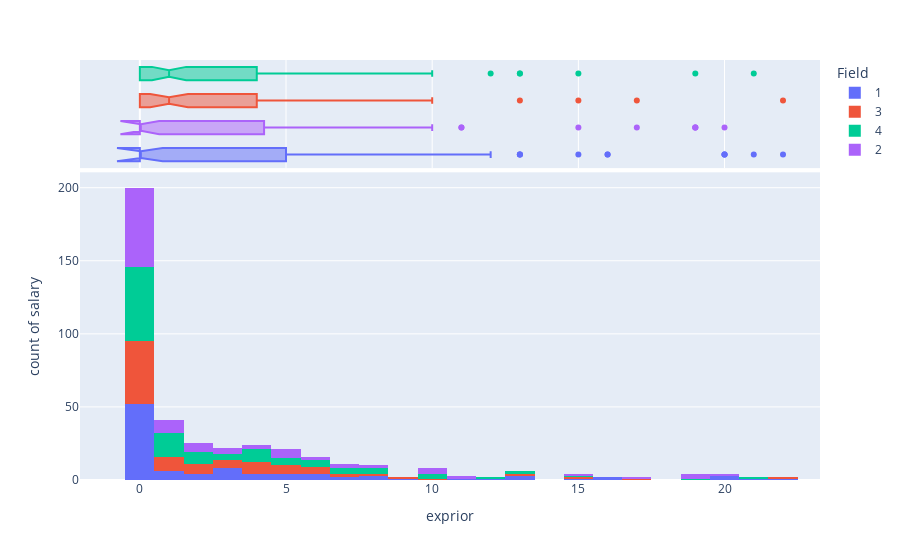

Notebook code cell kept with this figure:
### Code cell
import plotly.express as px
df = px.data.tips()
fig = px.histogram(combined, x="exprior", y="salary", color="Field",
                   marginal="box",
                   hover_data=combined.columns)
fig.show()

### Figure 1 — Plotly figure (JSON) as saved in the notebook; plotly's stock layout.template omitted (floating-point values rounded to 4 significant figures; data arrays with more than 128 entries replaced by an {"elided": "..."} marker saying what was removed)
{"data": [{"alignmentgroup": "True", "bingroup": "x", "hoverlabel": {"namelength": 0}, "hovertemplate": "Field=1<br>exprior=%{x}<br>count of salary=%{y}", "legendgroup": "1", "marker": {"color": "#636efa"}, "name": "1", "offsetgroup": "1", "orientation": "v", "showlegend": true, "type": "histogram", "x": [0, 5, 0, 20, 0, 6, 0, 3, 0, 4, 5, 3, 0, 13, 6, 3, 0, 1, 0, 8, 0, 5, 0, 0, 0, 0, 20, 13, 3, 3, 0, 0, 0, 0, 0, 13, 0, 0, 0, 6, 0, 16, 0, 2, 1, 3, 1, 1, 0, 12, 0, 9, 0, 1, 0, 7, 0, 0, 0, 0, 0, 0, 5, 2, 0, 0, 0, 4, 0, 0, 7, 8, 4, 2, 0, 0, 0, 22, 0, 0, 6, 3, 0, 0, 21, 15, 0, 20, 1, 0, 2, 0, 11, 3, 8, 0, 0, 0, 0, 16, 4], "xaxis": "x", "y": [52773, 62350, 65533, 45000, 63800, 66537, 69976, 54000, 53274, 66166, 64690.0, 48000, 58118, 80760, 61812, 37000, 48065, 66746, 70546, 71573, 75614, 60678, 42563, 55406, 62623, 64770, 96156, 54423, 53103, 36308, 62801, 52627, 55979, 63827, 53665, 52662, 62059, 60006, 91405, 60402, 59432, 68894, 64790.0, 60730.0, 56000, 37000, 71605, 65704, 36869, 73155, 66570, 53543, 60056, 56000, 45047, 54296, 73669, 65852, 50008, 63997, 60423, 55227, 62523, 71812, 59880, 59110, 53376, 68133, 36308, 66032, 37000, 60650.0, 60345, 52740.0, 75353, 63155, 65840.0, 59400.0, 64850.0, 66790.0, 62276, 69709, 47820, 61453, 62160.0, 62059, 64713, 64161, 60717, 61988, 66115, 55411, 60190, 60153, 78660, 69650.0, 64046, 82878, 67062, 36308, 47661], "yaxis": "y"}, {"alignmentgroup": "True", "customdata": {"elided": "101x11 float values"}, "hoverlabel": {"namelength": 0}, "hovertemplate": "Field=%{customdata[8]}<br>exprior=%{customdata[0]}<br>yearsworked=%{customdata[1]}<br>yearsrank=%{customdata[2]}<br>market=%{customdata[3]}<br>degree=%{customdata[4]}<br>otherqual=%{customdata[5]}<br>position=%{customdata[6]}<br>male=%{customdata[7]}<br>yearsabs=%{customdata[9]}<br>salary=%{customdata[10]}", "legendgroup": "1", "marker": {"color": "#636efa"}, "name": "1", "notched": true, "offsetgroup": "1", "showlegend": false, "type": "box", "x": [0, 5, 0, 20, 0, 6, 0, 3, 0, 4, 5, 3, 0, 13, 6, 3, 0, 1, 0, 8, 0, 5, 0, 0, 0, 0, 20, 13, 3, 3, 0, 0, 0, 0, 0, 13, 0, 0, 0, 6, 0, 16, 0, 2, 1, 3, 1, 1, 0, 12, 0, 9, 0, 1, 0, 7, 0, 0, 0, 0, 0, 0, 5, 2, 0, 0, 0, 4, 0, 0, 7, 8, 4, 2, 0, 0, 0, 22, 0, 0, 6, 3, 0, 0, 21, 15, 0, 20, 1, 0, 2, 0, 11, 3, 8, 0, 0, 0, 0, 16, 4], "xaxis": "x2", "yaxis": "y2"}, {"alignmentgroup": "True", "bingroup": "x", "hoverlabel": {"namelength": 0}, "hovertemplate": "Field=3<br>exprior=%{x}<br>count of salary=%{y}", "legendgroup": "3", "marker": {"color": "#EF553B"}, "name": "3", "offsetgroup": "3", "orientation": "v", "showlegend": true, "type": "histogram", "x": [0, 0, 0, 5, 0, 4, 0, 17, 0, 0, 0, 0, 4, 8, 0, 0, 6, 3, 0, 0, 3, 0, 0, 0, 0, 1, 0, 5, 0, 4, 5, 2, 1, 0, 0, 0, 0, 0, 0, 0, 4, 0, 7, 15, 0, 0, 0, 0, 7, 2, 0, 9, 2, 6, 3, 4, 0, 1, 0, 4, 0, 6, 1, 4, 1, 2, 0, 0, 0, 1, 5, 22, 5, 2, 3, 0, 0, 1, 2, 1, 2, 6, 13, 1, 6, 3, 10, 5, 3, 4, 0, 0, 1, 0], "xaxis": "x", "y": [31000, 41121, 47344, 44454, 31000, 44319, 31000, 43695, 44678, 44813, 41073, 45584, 38000, 41106, 39770.0, 45500, 39611, 32000, 39754, 56419, 40000, 63231, 34997, 37910.0, 48078, 35000, 33680, 30001, 48531, 37884, 44463, 33154, 30927, 52894, 43641, 33680, 40000, 46601, 39461, 43921, 40000, 40356, 33680, 73620, 37500, 34731, 37733, 40512, 41563, 63073, 33800, 44204, 39024, 29000, 45763, 40465, 33680, 34914, 30000, 40512, 30662, 41259, 41483, 33680, 33680, 48168, 56433, 39660, 74246, 48099, 53003, 30000, 41425, 45669, 39461, 40356, 46570.0, 73349, 32000, 33703, 48289, 42954, 32000, 41563, 29500, 46810.0, 39777, 52996, 47148, 37615, 33680, 40066, 34000, 38360.0], "yaxis": "y"}, {"alignmentgroup": "True", "customdata": {"elided": "94x11 float values"}, "hoverlabel": {"namelength": 0}, "hovertemplate": "Field=%{customdata[8]}<br>exprior=%{customdata[0]}<br>yearsworked=%{customdata[1]}<br>yearsrank=%{customdata[2]}<br>market=%{customdata[3]}<br>degree=%{customdata[4]}<br>otherqual=%{customdata[5]}<br>position=%{customdata[6]}<br>male=%{customdata[7]}<br>yearsabs=%{customdata[9]}<br>salary=%{customdata[10]}", "legendgroup": "3", "marker": {"color": "#EF553B"}, "name": "3", "notched": true, "offsetgroup": "3", "showlegend": false, "type": "box", "x": [0, 0, 0, 5, 0, 4, 0, 17, 0, 0, 0, 0, 4, 8, 0, 0, 6, 3, 0, 0, 3, 0, 0, 0, 0, 1, 0, 5, 0, 4, 5, 2, 1, 0, 0, 0, 0, 0, 0, 0, 4, 0, 7, 15, 0, 0, 0, 0, 7, 2, 0, 9, 2, 6, 3, 4, 0, 1, 0, 4, 0, 6, 1, 4, 1, 2, 0, 0, 0, 1, 5, 22, 5, 2, 3, 0, 0, 1, 2, 1, 2, 6, 13, 1, 6, 3, 10, 5, 3, 4, 0, 0, 1, 0], "xaxis": "x2", "yaxis": "y2"}, {"alignmentgroup": "True", "bingroup": "x", "hoverlabel": {"namelength": 0}, "hovertemplate": "Field=4<br>exprior=%{x}<br>count of salary=%{y}", "legendgroup": "4", "marker": {"color": "#00cc96"}, "name": "4", "offsetgroup": "4", "orientation": "v", "showlegend": true, "type": "histogram", "x": [0, 19, 0, 2, 2, 0, 8, 0, 6, 0, 0, 2, 1, 2, 0, 2, 0, 1, 0, 0, 8, 0, 1, 1, 0, 6, 0, 1, 0, 0, 0, 1, 15, 0, 5, 0, 5, 0, 0, 0, 0, 8, 0, 4, 0, 0, 0, 1, 0, 0, 7, 5, 0, 0, 10, 4, 0, 0, 0, 6, 1, 10, 4, 7, 0, 1, 13, 4, 21, 0, 3, 2, 0, 10, 7, 3, 6, 0, 5, 4, 0, 2, 0, 0, 0, 13, 0, 1, 0, 4, 1, 0, 7, 0, 2, 8, 4, 0, 0, 6, 5, 0, 12, 1, 4, 0, 1, 3, 3, 0, 1, 0, 1, 1, 4], "xaxis": "x", "y": [41915, 53187, 48473, 34206, 53010, 37500, 37242, 57573, 42088, 40986, 61316, 54211, 35782, 38818, 48395, 52580, 35782, 41639, 57612, 45482, 48921, 55550.0, 41063, 55608, 40636, 42388, 45287, 56884, 42482, 33680, 48543, 39986, 38935, 34157, 41037, 51126, 52446, 57779, 68651, 50860.0, 52464, 51698, 33787, 54222, 48666, 54274, 35782, 48456, 57246, 51565, 33787, 42129, 52173, 56030, 48210, 51640, 48681, 61008, 48941, 38935, 39986, 48765, 52579, 68440.0, 60681, 34731, 68140, 39000, 41045, 40945, 34206, 38936, 35257, 63500, 56933, 49357, 39924, 37037, 52395, 35257, 54003, 37363, 56687, 39986, 34731, 55524, 41015, 41682, 55752, 45837, 34206, 35206, 41723, 37410, 36515, 36833, 57973, 49439, 54177, 34731, 51729, 55923, 57970.0, 34206, 55826, 52090, 42034, 35257, 48378, 36833, 59835, 40957, 34206, 36487, 35682], "yaxis": "y"}, {"alignmentgroup": "True", "customdata": {"elided": "115x11 float values"}, "hoverlabel": {"namelength": 0}, "hovertemplate": "Field=%{customdata[8]}<br>exprior=%{customdata[0]}<br>yearsworked=%{customdata[1]}<br>yearsrank=%{customdata[2]}<br>market=%{customdata[3]}<br>degree=%{customdata[4]}<br>otherqual=%{customdata[5]}<br>position=%{customdata[6]}<br>male=%{customdata[7]}<br>yearsabs=%{customdata[9]}<br>salary=%{customdata[10]}", "legendgroup": "4", "marker": {"color": "#00cc96"}, "name": "4", "notched": true, "offsetgroup": "4", "showlegend": false, "type": "box", "x": [0, 19, 0, 2, 2, 0, 8, 0, 6, 0, 0, 2, 1, 2, 0, 2, 0, 1, 0, 0, 8, 0, 1, 1, 0, 6, 0, 1, 0, 0, 0, 1, 15, 0, 5, 0, 5, 0, 0, 0, 0, 8, 0, 4, 0, 0, 0, 1, 0, 0, 7, 5, 0, 0, 10, 4, 0, 0, 0, 6, 1, 10, 4, 7, 0, 1, 13, 4, 21, 0, 3, 2, 0, 10, 7, 3, 6, 0, 5, 4, 0, 2, 0, 0, 0, 13, 0, 1, 0, 4, 1, 0, 7, 0, 2, 8, 4, 0, 0, 6, 5, 0, 12, 1, 4, 0, 1, 3, 3, 0, 1, 0, 1, 1, 4], "xaxis": "x2", "yaxis": "y2"}, {"alignmentgroup": "True", "bingroup": "x", "hoverlabel": {"namelength": 0}, "hovertemplate": "Field=2<br>exprior=%{x}<br>count of salary=%{y}", "legendgroup": "2", "marker": {"color": "#ab63fa"}, "name": "2", "offsetgroup": "2", "orientation": "v", "showlegend": true, "type": "histogram", "x": [8, 0, 11, 5, 0, 4, 0, 10, 0, 0, 1, 5, 1, 0, 11, 0, 2, 0, 8, 10, 10, 0, 0, 0, 0, 0, 0, 0, 0, 0, 3, 0, 1, 0, 0, 0, 2, 4, 0, 2, 3, 5, 0, 0, 0, 1, 6, 0, 0, 1, 2, 0, 0, 0, 0, 19, 0, 15, 5, 0, 5, 7, 19, 0, 0, 6, 0, 0, 7, 1, 5, 19, 2, 0, 17, 0, 0, 0, 20, 0, 3, 0, 0, 10, 0, 0, 7, 2, 0, 0, 1, 1, 0, 0, 0, 1, 0, 0, 0, 4, 3], "xaxis": "x", "y": [56542, 49667, 83190.0, 49826, 38810.0, 43958, 71835, 44045, 64073, 67199, 58982, 61123, 71142, 42720.0, 89789, 47349, 55121, 61008, 40512, 38410, 90082, 38572, 34468, 54850, 58930, 59000, 46292, 58949, 67339, 55039, 63357, 58471, 55210, 54822, 36000, 63337, 61179, 40615, 51954, 80103, 56278, 42977, 58698, 46975, 34603, 34206, 37359, 61008, 58530, 46551, 71118, 51775, 52071, 59564, 50235, 54701, 63409, 72533, 80137, 50729, 56289, 70563, 51943, 64863, 67647, 42813, 56252, 46292, 65212, 46292, 47396, 44190, 35980, 42614, 63660.0, 58134, 58946, 82508, 58880.0, 64109, 50096, 56350, 61210, 50838, 70100.0, 49923, 47029, 55090, 58500.0, 63512, 36000, 58000, 50280, 76098, 61218, 42603, 56055, 64918, 58770.0, 60498, 58149], "yaxis": "y"}, {"alignmentgroup": "True", "customdata": {"elided": "101x11 float values"}, "hoverlabel": {"namelength": 0}, "hovertemplate": "Field=%{customdata[8]}<br>exprior=%{customdata[0]}<br>yearsworked=%{customdata[1]}<br>yearsrank=%{customdata[2]}<br>market=%{customdata[3]}<br>degree=%{customdata[4]}<br>otherqual=%{customdata[5]}<br>position=%{customdata[6]}<br>male=%{customdata[7]}<br>yearsabs=%{customdata[9]}<br>salary=%{customdata[10]}", "legendgroup": "2", "marker": {"color": "#ab63fa"}, "name": "2", "notched": true, "offsetgroup": "2", "showlegend": false, "type": "box", "x": [8, 0, 11, 5, 0, 4, 0, 10, 0, 0, 1, 5, 1, 0, 11, 0, 2, 0, 8, 10, 10, 0, 0, 0, 0, 0, 0, 0, 0, 0, 3, 0, 1, 0, 0, 0, 2, 4, 0, 2, 3, 5, 0, 0, 0, 1, 6, 0, 0, 1, 2, 0, 0, 0, 0, 19, 0, 15, 5, 0, 5, 7, 19, 0, 0, 6, 0, 0, 7, 1, 5, 19, 2, 0, 17, 0, 0, 0, 20, 0, 3, 0, 0, 10, 0, 0, 7, 2, 0, 0, 1, 1, 0, 0, 0, 1, 0, 0, 0, 4, 3], "xaxis": "x2", "yaxis": "y2"}], "layout": {"barmode": "relative", "legend": {"title": {"text": "Field"}, "tracegroupgap": 0}, "margin": {"t": 60}, "xaxis": {"anchor": "y", "domain": [0, 1], "title": {"text": "exprior"}}, "xaxis2": {"anchor": "y2", "domain": [0, 1], "matches": "x", "showgrid": true, "showticklabels": false}, "yaxis": {"anchor": "x", "domain": [0, 0.7326], "title": {"text": "count of salary"}}, "yaxis2": {"anchor": "x2", "domain": [0.7426, 1], "matches": "y2", "showgrid": false, "showline": false, "showticklabels": false, "ticks": ""}}}
